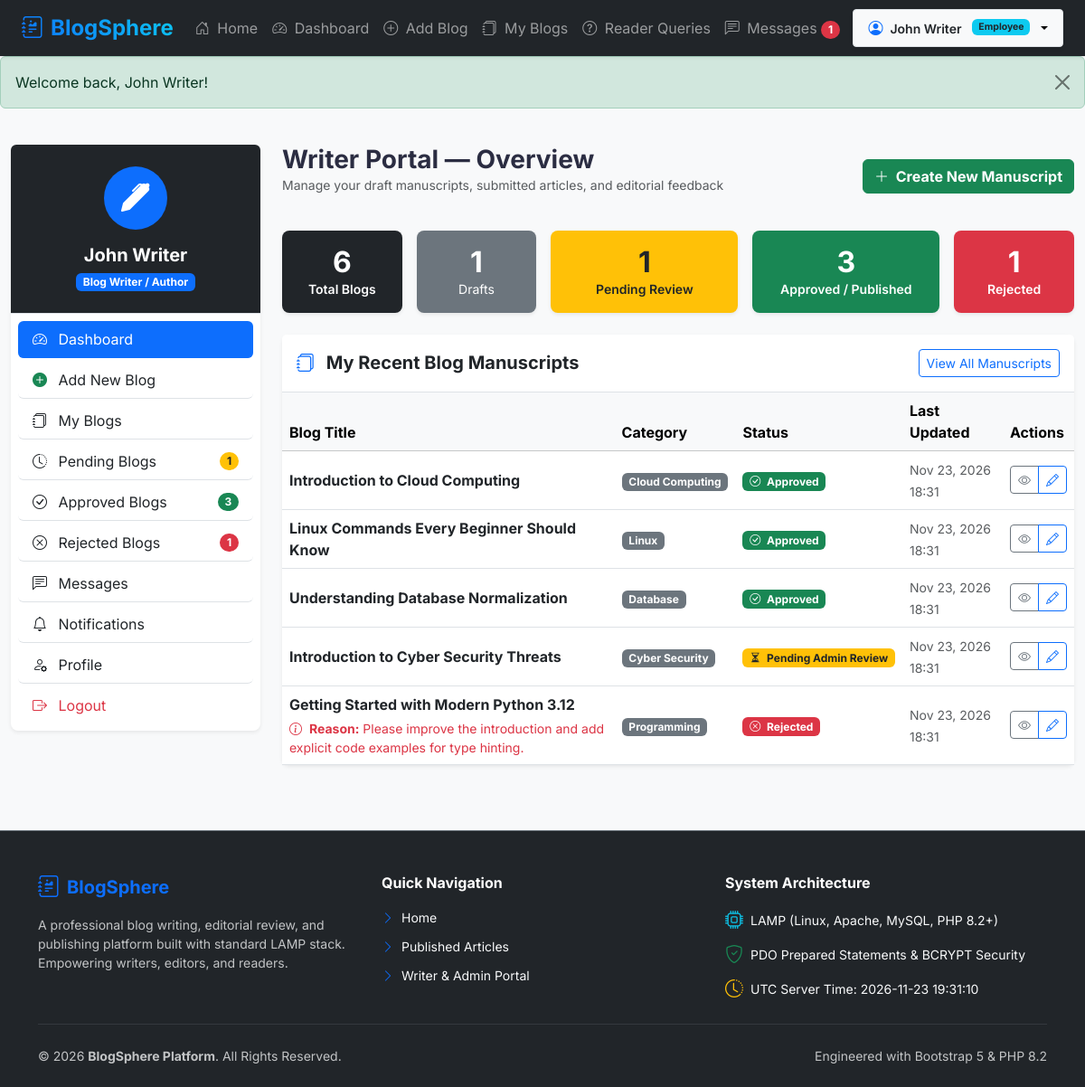
Page /employee/dashboard.php (signed in) on the committed database.
### tables this page shows
CREATE TABLE `blogs` (
  `id` INT AUTO_INCREMENT PRIMARY KEY,
  `employee_id` INT NOT NULL,
  `category_id` INT DEFAULT NULL,
  `title` VARCHAR(255) NOT NULL,
  `slug` VARCHAR(255) UNIQUE,
  `short_description` TEXT,
  `meta_title` VARCHAR(255) DEFAULT NULL,
  `meta_description` VARCHAR(500) DEFAULT NULL,
  `meta_keywords` VARCHAR(255) DEFAULT NULL,
  `canonical_url` VARCHAR(255) DEFAULT NULL,
  `content` LONGTEXT NOT NULL,
  `content_type` ENUM('text','html') DEFAULT 'text',
  `featured_image` VARCHAR(255) DEFAULT NULL,
  `downloadable_file` VARCHAR(255) DEFAULT NULL,
  `status` ENUM('draft', 'pending', 'approved', 'rejected') DEFAULT 'draft',
  `rejection_reason` TEXT DEFAULT NULL,
  `submitted_at` DATETIME DEFAULT NULL,
  `reviewed_at` DATETIME DEFAULT NULL,
  `reviewed_by` INT DEFAULT NULL,
  `created_at` TIMESTAMP DEFAULT CURRENT_TIMESTAMP,
  `updated_at` TIMESTAMP DEFAULT CURRENT_TIMESTAMP ON UPDATE CURRENT_TIMESTAMP,
  FOREIGN KEY (`employee_id`) REFERENCES `users`(`id`) ON DELETE CASCADE,
  FOREIGN KEY (`category_id`) REFERENCES `categories`(`id`) ON DELETE SET NULL,
  FOREIGN KEY (`reviewed_by`) REFERENCES `users`(`id`) ON DELETE SET NULL
);

CREATE TABLE `categories` (
  `id` INT AUTO_INCREMENT PRIMARY KEY,
  `name` VARCHAR(100) NOT NULL,
  `description` TEXT,
  `created_at` TIMESTAMP DEFAULT CURRENT_TIMESTAMP
);

### employee/dashboard.php (the view, shortened to what this page needs)
<?php
$pdo = getDBConnection();
$employeeId = $_SESSION['user_id'];
$stmtTotal = $pdo->prepare("SELECT COUNT(*) FROM blogs WHERE employee_id = ?");
$stmtTotal->execute([$employeeId]);
$totalBlogs = (int)$stmtTotal->fetchColumn();
$stmtDraft = $pdo->prepare("SELECT COUNT(*) FROM blogs WHERE employee_id = ? AND status = 'draft'");
$stmtDraft->execute([$employeeId]);
$totalDrafts = (int)$stmtDraft->fetchColumn();
$stmtPending = $pdo->prepare("SELECT COUNT(*) FROM blogs WHERE employee_id = ? AND status = 'pending'");
$stmtPending->execute([$employeeId]);
$totalPending = (int)$stmtPending->fetchColumn();
$stmtApproved = $pdo->prepare("SELECT COUNT(*) FROM blogs WHERE employee_id = ? AND status = 'approved'");
$stmtApproved->execute([$employeeId]);
$totalApproved = (int)$stmtApproved->fetchColumn();
$stmtRejected = $pdo->prepare("SELECT COUNT(*) FROM blogs WHERE employee_id = ? AND status = 'rejected'");
$stmtRejected->execute([$employeeId]);
$totalRejected = (int)$stmtRejected->fetchColumn();
$stmtRecent = $pdo->prepare("
    SELECT b.*, c.name as category_name
    FROM blogs b
    LEFT JOIN categories c ON b.category_id = c.id
    WHERE b.employee_id = ?
    ORDER BY b.updated_at DESC
    LIMIT 5
");
$stmtRecent->execute([$employeeId]);
$recentBlogs = $stmtRecent->fetchAll();
include __DIR__ . '/../includes/header.php';
?>
<div class="container-fluid py-4">
    <div class="row">
        <div class="col-lg-3 col-md-4 mb-4">
            <div class="card border-0 shadow-sm rounded-3">
                <div class="card-body text-center p-4 border-bottom bg-dark text-white rounded-top">
                    <div class="avatar bg-primary text-white rounded-circle d-inline-flex align-items-center justify-content-center mb-3" style="width: 70px; height: 70px; font-size: 2rem;">
                        <i class="bi bi-pen-fill"></i>
                    </div>
                    <h5 class="fw-bold mb-1 text-white"><?= htmlspecialchars($_SESSION['user_name']) ?></h5>
                    <span class="badge bg-primary">Blog Writer / Author</span>
                </div>
                <div class="list-group list-group-flush p-2">
                    <a href="<?= BASE_URL ?>employee/dashboard.php" class="list-group-item list-group-item-action active rounded mb-1">
                        <i class="bi bi-speedometer2 me-2"></i> Dashboard
                    </a>
                    <a href="<?= BASE_URL ?>employee/add_blog.php" class="list-group-item list-group-item-action rounded mb-1">
                        <i class="bi bi-plus-circle-fill text-success me-2"></i> Add New Blog
                    </a>
                    <a href="<?= BASE_URL ?>employee/my_blogs.php" class="list-group-item list-group-item-action rounded mb-1">
                        <i class="bi bi-journals me-2"></i> My Blogs
                    </a>
                    <a href="<?= BASE_URL ?>employee/my_blogs.php?status=pending" class="list-group-item list-group-item-action rounded mb-1 d-flex justify-content-between align-items-center">
                        <span><i class="bi bi-clock-history me-2"></i> Pending Blogs</span>
                        <span class="badge bg-warning text-dark rounded-pill"><?= $totalPending ?></span>
                    </a>
                    <a href="<?= BASE_URL ?>employee/my_blogs.php?status=approved" class="list-group-item list-group-item-action rounded mb-1 d-flex justify-content-between align-items-center">
                        <span><i class="bi bi-check-circle me-2"></i> Approved Blogs</span>
                        <span class="badge bg-success rounded-pill"><?= $totalApproved ?></span>
                    </a>
                    <a href="<?= BASE_URL ?>employee/my_blogs.php?status=rejected" class="list-group-item list-group-item-action rounded mb-1 d-flex justify-content-between align-items-center">
                        <span><i class="bi bi-x-circle me-2"></i> Rejected Blogs</span>
                        <span class="badge bg-danger rounded-pill"><?= $totalRejected ?></span>
                    </a>
                    <a href="<?= BASE_URL ?>employee/messages.php" class="list-group-item list-group-item-action rounded mb-1">
                        <i class="bi bi-chat-left-text me-2"></i> Messages
                    </a>
                    <a href="<?= BASE_URL ?>employee/notifications.php" class="list-group-item list-group-item-action rounded mb-1">
                        <i class="bi bi-bell me-2"></i> Notifications
                    </a>
                    <a href="<?= BASE_URL ?>employee/profile.php" class="list-group-item list-group-item-action rounded mb-1">
                        <i class="bi bi-person-gear me-2"></i> Profile
                    </a>
                    <a href="<?= BASE_URL ?>auth/logout.php" class="list-group-item list-group-item-action text-danger rounded">
                        <i class="bi bi-box-arrow-right me-2"></i> Logout
                    </a>
                </div>
            </div>
        </div>
        <div class="col-lg-9 col-md-8">
            <div class="d-flex justify-content-between align-items-center mb-4">
                <div>
                    <h3 class="fw-bold mb-0">Writer Portal — Overview</h3>
                    <p class="text-muted small">Manage your draft manuscripts, submitted articles, and editorial feedback</p>
                </div>
                <a href="<?= BASE_URL ?>employee/add_blog.php" class="btn btn-success fw-bold"><i class="bi bi-plus-lg me-1"></i> Create New Manuscript</a>
            </div>
            <div class="row g-3 mb-4">
                <div class="col-sm-6 col-xl-2">
                    <a href="<?= BASE_URL ?>employee/my_blogs.php" class="stat-card-link h-100">
                        <div class="card border-0 shadow-sm bg-dark text-white p-3 rounded-3 text-center h-100">
                            <h2 class="fw-bold mb-0 text-white"><?= $totalBlogs ?></h2>
                            <span class="small text-white fw-semibold">Total Blogs</span>
                        </div>
                    </a>
                </div>
                <div class="col-sm-6 col-xl-2">
                    <a href="<?= BASE_URL ?>employee/my_blogs.php?status=draft" class="stat-card-link h-100">
                        <div class="card border-0 shadow-sm bg-secondary text-white p-3 rounded-3 text-center h-100">
                            <h2 class="fw-bold mb-0 text-white"><?= $totalDrafts ?></h2>
                            <span class="small text-white opacity-90">Drafts</span>
                        </div>
                    </a>
                </div>
                <div class="col-sm-6 col-xl-3">
                    <a href="<?= BASE_URL ?>employee/my_blogs.php?status=pending" class="stat-card-link h-100">
                        <div class="card border-0 shadow-sm bg-warning text-dark p-3 rounded-3 text-center h-100">
                            <h2 class="fw-bold mb-0 text-dark"><?= $totalPending ?></h2>
                            <span class="small text-dark fw-semibold">Pending Review</span>
                        </div>
                    </a>
                </div>
                <div class="col-sm-6 col-xl-3">
                    <a href="<?= BASE_URL ?>employee/my_blogs.php?status=approved" class="stat-card-link h-100">
                        <div class="card border-0 shadow-sm bg-success text-white p-3 rounded-3 text-center h-100">
                            <h2 class="fw-bold mb-0 text-white"><?= $totalApproved ?></h2>
                            <span class="small text-white fw-semibold">Approved / Published</span>
                        </div>
                    </a>
                </div>
                <div class="col-sm-6 col-xl-2">
                    <a href="<?= BASE_URL ?>employee/my_blogs.php?status=rejected" class="stat-card-link h-100">
                        <div class="card border-0 shadow-sm bg-danger text-white p-3 rounded-3 text-center h-100">
                            <h2 class="fw-bold mb-0 text-white"><?= $totalRejected ?></h2>
                            <span class="small text-white fw-semibold">Rejected</span>
                        </div>
                    </a>
                </div>
            </div>
            <div class="card border-0 shadow-sm rounded-3">
                <div class="card-header bg-white py-3 border-bottom d-flex justify-content-between align-items-center">
                    <h5 class="fw-bold mb-0"><i class="bi bi-journals text-primary me-2"></i> My Recent Blog Manuscripts</h5>
                    <a href="<?= BASE_URL ?>employee/my_blogs.php" class="btn btn-sm btn-outline-primary">View All Manuscripts</a>
                </div>
                <div class="table-responsive">
                    <table class="table table-hover align-middle mb-0">
                        <thead class="table-light">
                            <tr>
                                <th>Blog Title</th>
                                <th>Category</th>
                                <th>Status</th>
                                <th>Last Updated</th>
                                <th>Actions</th>
                            </tr>
                        </thead>
                        <tbody>
                            <?php if (empty($recentBlogs)): ?>
                                <tr>
                                    <td colspan="5" class="text-center py-4 text-muted">No manuscripts created yet. Click 'Create New Manuscript' to start writing.</td>
                                </tr>
                            <?php else: ?>
                                <?php foreach ($recentBlogs as $blog): ?>
                                    <tr>
                                        <td>
                                            <strong class="d-block text-dark"><?= htmlspecialchars($blog['title']) ?></strong>
                                            <?php if ($blog['status'] === 'rejected' && !empty($blog['rejection_reason'])): ?>
                                                <small class="text-danger d-block mt-1">
                                                    <i class="bi bi-info-circle me-1"></i> <strong>Reason:</strong> <?= htmlspecialchars($blog['rejection_reason']) ?>
                                                </small>
                                            <?php endif; ?>
                                        </td>
                                        <td><span class="badge bg-secondary"><?= htmlspecialchars($blog['category_name'] ?? 'General') ?></span></td>
                                        <td>
                                            <?php if ($blog['status'] === 'approved'): ?>
                                                <span class="badge bg-success"><i class="bi bi-check-circle me-1"></i> Approved</span>
                                            <?php elseif ($blog['status'] === 'pending'): ?>
                                                <span class="badge bg-warning text-dark"><i class="bi bi-hourglass-split me-1"></i> Pending Admin Review</span>
                                            <?php elseif ($blog['status'] === 'rejected'): ?>
                                                <span class="badge bg-danger"><i class="bi bi-x-circle me-1"></i> Rejected</span>
                                            <?php else: ?>
                                                <span class="badge bg-secondary"><i class="bi bi-file-earmark me-1"></i> Draft</span>
                                            <?php endif; ?>
                                        </td>
                                        <td><small class="text-muted"><?= formatDate($blog['updated_at'], 'M d, Y H:i') ?></small></td>
                                        <td>
                                            <div class="btn-group btn-group-sm">
                                                <a href="<?= BASE_URL ?>user/blog_details.php?id=<?= $blog['id'] ?>" class="btn btn-outline-secondary" title="Preview"><i class="bi bi-eye"></i></a>
                                                <a href="<?= BASE_URL ?>employee/edit_blog.php?id=<?= $blog['id'] ?>" class="btn btn-outline-primary" title="Edit"><i class="bi bi-pencil"></i></a>
                                            </div>
                                        </td>
                                    </tr>
                                <?php endforeach; ?>
                            <?php endif; ?>
                        </tbody>
                    </table>
                </div>
            </div>
        </div>
    </div>
</div>
<?php include __DIR__ . '/../includes/footer.php'; ?>

### assets/css/style.css (style rules this page uses)
body { font-family: 'Inter', -apple-system, BlinkMacSystemFont, "Segoe UI", Roboto, sans-serif; color: #2b2d42; background-color: #f8f9fa; }
.stat-card-link { text-decoration: none !important; display: block; transition: transform 0.2s ease-in-out, box-shadow 0.2s ease-in-out; cursor: pointer; }

### includes/header.php (style rules this page uses)
body { font-family: 'Inter', -apple-system, sans-serif; background-color: #f8f9fa; color: #2b2d42; margin: 0; padding: 0; }

### rows in the picture
blogs: title "Introduction to Cloud Computing", category.name "Cloud Computing", status "approved" (drawn), updated_at "Nov 23, 2026 18:31"
blogs: title "Linux Commands Every Beginner Should Know", category.name "Linux", status "approved" (drawn), updated_at "Nov 23, 2026 18:31"
blogs: title "Understanding Database Normalization", category.name "Database", status "approved" (drawn), updated_at "Nov 23, 2026 18:31"
blogs: title "Introduction to Cyber Security Threats", category.name "Cyber Security", status "pending" (drawn), updated_at "Nov 23, 2026 18:31"
blogs: title "Getting Started with Modern Python 3.12", rejection_reason "Please improve the introduction and add explicit code examples for type hinting.", category.name "Programming", status "rejected" (drawn), updated_at "Nov 23, 2026 18:31"

### other values in the picture
$unreadMessages "1"
$_SESSION['user_name'] "John Writer"
$role "Employee"
$flash['message'] "Welcome back, John Writer!"
$totalPending "1"
$totalApproved "3"
$totalRejected "1"
$totalBlogs "6"
$totalDrafts "1"
